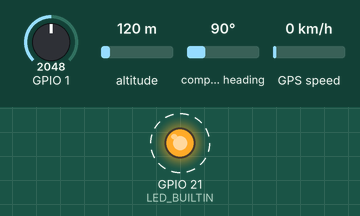
The program below on a simulated Seeed XIAO ESP32-S3. On the bench: output pins drawn as LEDs (lit = HIGH). Dashed ring = blinking. The test bench sets the inputs (shaded band); at power-on: altitude 120 m, GPIO 1 = 2048, compass heading 90°, GPS speed 0 km/h. Storage starts empty; the GPS gets a fix after 3 s at 37.7749, -122.4194 with 8 satellites; what the program prints to the serial monitor is not drawn.

Above: at 5.3 s.
5.4 s: altitude set to 20 m
Timing chart, 0 to 15.5 s (numbered marks = the images above; inputs shaded):
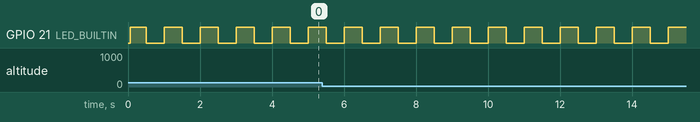

Measured:
- by itself, GPIO 21 (LED_BUILTIN): alternates HIGH for 0.50 s and LOW for 0.50 s

The program:

main.cpp
```cpp
#include <Arduino.h>
#include <ArduinoJson.h>
#include <WiFi.h>
#include <WiFiClient.h>
#include <WiFiAP.h>
#include <TinyGPSPlus.h>
#ifdef ESP32
#include <WiFi.h>
#include <AsyncTCP.h>
#elif defined(ESP8266)
#include <ESP8266WiFi.h>
#include <ESPAsyncTCP.h>
#endif
#include <ESPAsyncWebServer.h>
#include "SPIFFS.h"

const char *ssid = "RedTrack";
const char *password = "3th3rn3t";

StaticJsonDocument<1024> doc;

AsyncWebServer server(80);

const char *PARAM_MESSAGE = "message";

void notFound(AsyncWebServerRequest *request)
{
  if (request->method() == HTTP_OPTIONS)
  {
    request->send(200);
  }
  else
  {
    request->send(404, "application/json", "{\"message\":\"Not found\"}");
  }
}

void setupHttp()
{
  DefaultHeaders::Instance().addHeader("Access-Control-Allow-Origin", "*");
  DefaultHeaders::Instance().addHeader("Access-Control-Allow-Methods", "GET, POST, PUT");
  DefaultHeaders::Instance().addHeader("Access-Control-Allow-Headers", "Content-Type");

  server.serveStatic("/", SPIFFS, "/").setDefaultFile("index.html");
  server.serveStatic("/static/", SPIFFS, "/");

  server.on("/gps", HTTP_GET, [](AsyncWebServerRequest *request)
            {
        String out;
        serializeJson(doc, out);
        request->send(200, "text/json", out); });

  server.onNotFound(notFound);

  server.begin();
}

TinyGPSPlus gps;

void setup()
{
  Serial.begin(115200);
  Serial0.begin(57600);
  pinMode(A0, INPUT);
  Serial.println(F("DeviceExample.ino"));
  Serial.println(F("A simple demonstration of TinyGPSPlus with an attached GPS module"));
  Serial.print(F("Testing TinyGPSPlus library v. "));
  Serial.println(TinyGPSPlus::libraryVersion());
  Serial.println(F("by Mikal Hart"));
  Serial.println();

  pinMode(LED_BUILTIN, OUTPUT);

  Serial.println();
  Serial.println("Configuring access point...");

  // No gateway so the connecting device can route to the internet independently
  WiFi.softAPConfig(IPAddress(192, 168, 123, 1), IPAddress(), IPAddress(255, 255, 255, 0));
  WiFi.softAP(ssid, password);
  IPAddress myIP = WiFi.softAPIP();
  Serial.print("AP IP address: ");
  Serial.println(myIP);

  if (!SPIFFS.begin(true))
  {
    Serial.println("An Error has occurred while mounting SPIFFS");
    return;
  }

  setupHttp();

  Serial.println("Server started");
}

float highestSpeedMph = 0.0;
double lastLat = 0.0;
double lastLng = 0.0;
double distance = 0.0;
void updateGps()
{

  if (gps.location.isValid())
  {
    doc["lat"] = gps.location.lat();
    doc["lng"] = gps.location.lng();
    if (gps.hdop.hdop() <= 10)
    {
      if (lastLat != 0.0 && lastLng != 0.0)
      {
        float deltaDist = TinyGPSPlus::distanceBetween(gps.location.lat(), gps.location.lng(), lastLat, lastLng);
        distance += deltaDist;
        lastLat = gps.location.lat();
        lastLng = gps.location.lng();
      }
      else
      {
        lastLat = gps.location.lat();
        lastLng = gps.location.lng();
      }
    }
  }
  else
  {
    doc["lat"] = 0.0;
    doc["lng"] = 0.0;
  }

  if (gps.hdop.isValid())
  {
    doc["hdop"] = gps.hdop.hdop();
  }
  else
  {
    doc["hdop"] = 0.0;
  }

  if (gps.altitude.isValid())
  {
    doc["altitude"] = gps.altitude.meters();
  }
  else
  {
    doc["altitude"] = 0.0;
  }

  if (gps.date.isValid())
  {
    doc["day"] = gps.date.day();
    doc["month"] = gps.date.month();
    doc["year"] = gps.date.year();
  }
  else
  {
    doc["day"] = 0;
    doc["month"] = 0;
    doc["year"] = 0;
  }

  if (gps.time.isValid())
  {
    doc["hour"] = gps.time.hour();
    doc["minute"] = gps.time.minute();
    doc["second"] = gps.time.second();
    doc["centisecond"] = gps.time.centisecond();
  }
  else
  {
    doc["hour"] = 0;
    doc["minute"] = 0;
    doc["second"] = 0;
    doc["centisecond"] = 0;
  }

  if (gps.speed.isValid())
  {
    doc["mph"] = gps.speed.mph();
    if (gps.speed.mph() > highestSpeedMph)
    {
      highestSpeedMph = gps.speed.mph();
    }
  }
  else
  {
    doc["mph"] = 0.0;
  }
  doc["maxMph"] = highestSpeedMph;

  if (gps.satellites.isValid())
  {
    doc["satellites"] = gps.satellites.value();
  }
  else
  {
    doc["satellites"] = 0;
  }

  if (gps.altitude.isValid())
  {
    doc["altitude"] = gps.altitude.meters();
  }
  else
  {
    doc["altitude"] = 0.0;
  }
  doc["distance"] = distance;
}

void updateGPS()
{
  // This sketch displays information every time a new sentence is correctly encoded.
  while (Serial0.available() > 0)
    if (gps.encode(Serial0.read()))
    {
      updateGps();
    }

  if (millis() > 5000 && gps.charsProcessed() < 10)
  {
    Serial.println(F("No GPS detected: check wiring."));
    while (true)
      ;
  }
}

unsigned long lastTime = 0;
void loop()
{
  updateGPS();

  if (millis() - lastTime > 1000)
  {
    lastTime = millis();
    String out;
    serializeJson(doc, out);
    Serial.println(out);
  }

  uint32_t Vbatt = 0;
  for (int i = 0; i < 16; i++)
  {
    Vbatt = Vbatt + analogReadMilliVolts(A0); // ADC with correction
  }
  float Vbattf = 2 * Vbatt / 16 / 1000.0; // attenuation ratio 1/2, mV --> V
  doc["batt"] = round(Vbattf * 100) / 100.0;

  digitalWrite(LED_BUILTIN, millis() % 1000 < 500 ? HIGH : LOW);
}
```
